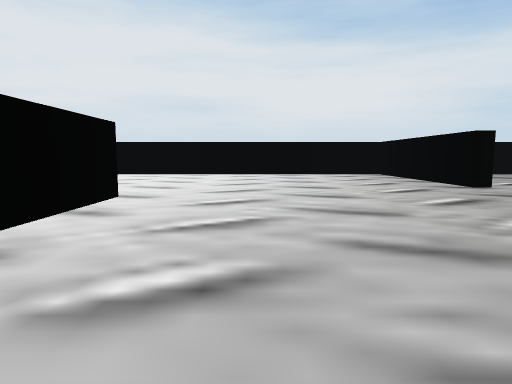
View 1 (above)

18 first-person views from a walk through a scene from a Unity 3-D project. The camera is 0.33 m above the floor, tilts 6° down and sees 75° across. The floor is counted in squares, 1 m on a side. Each view is taken from the middle of a square. On the plan, view 1 faces up. The plan holds only what a view shows up to about 9 squares ahead; the rest is blank. The player is left out.

View 2
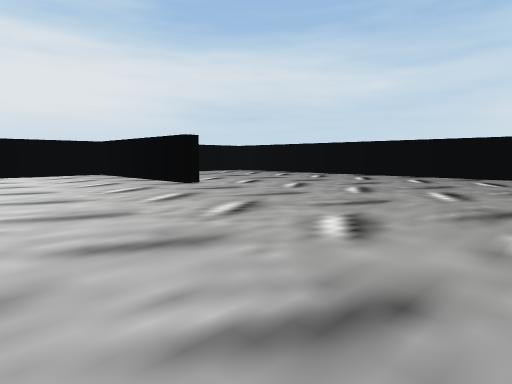

View 3
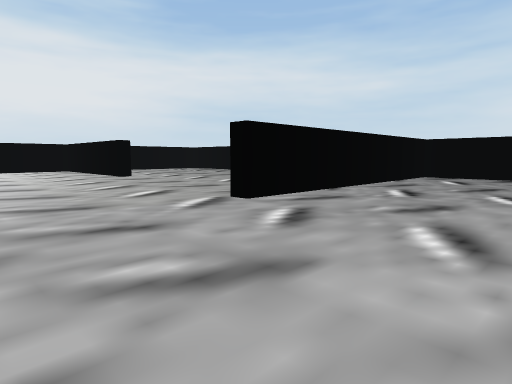

View 4
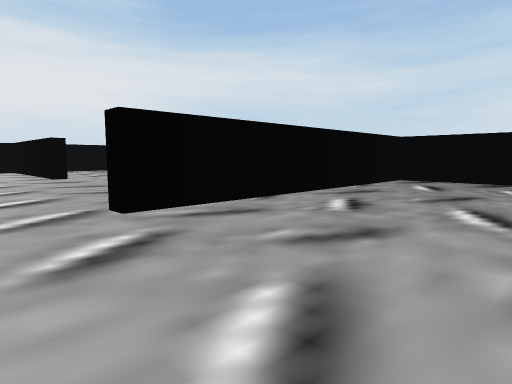

View 5
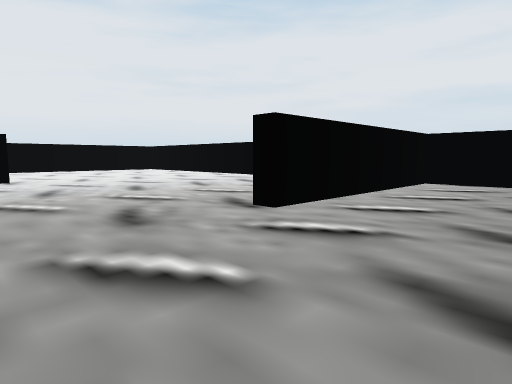

View 6
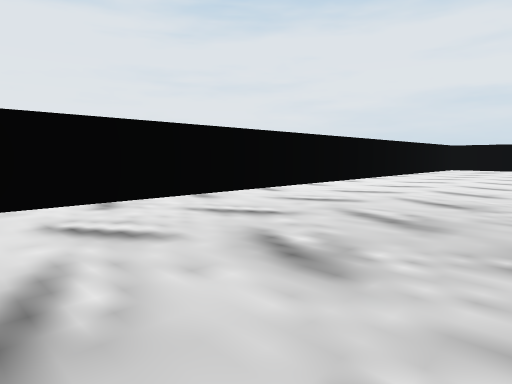

View 7
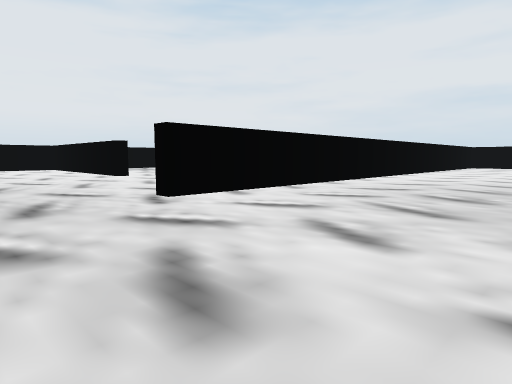

View 8
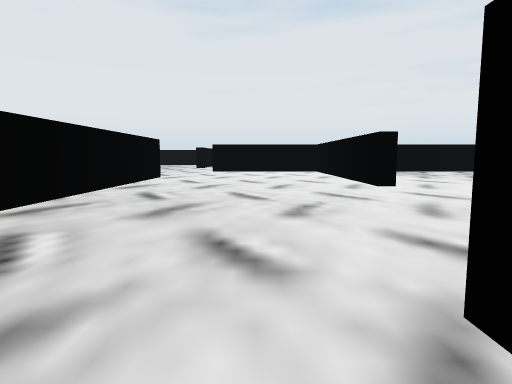

View 9
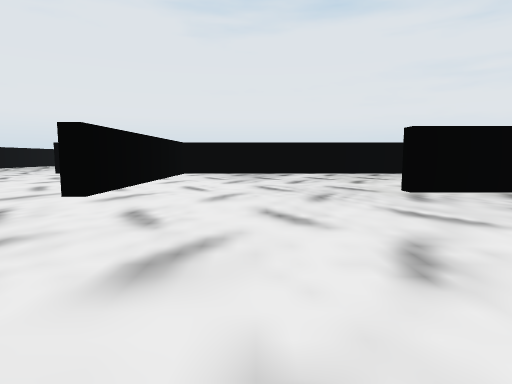

View 10
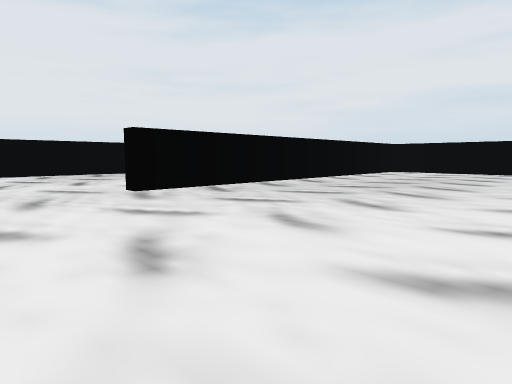

View 11
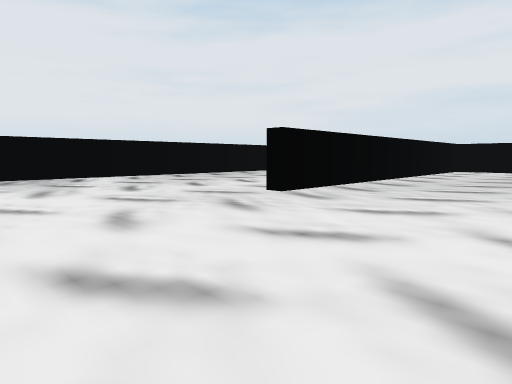

View 12
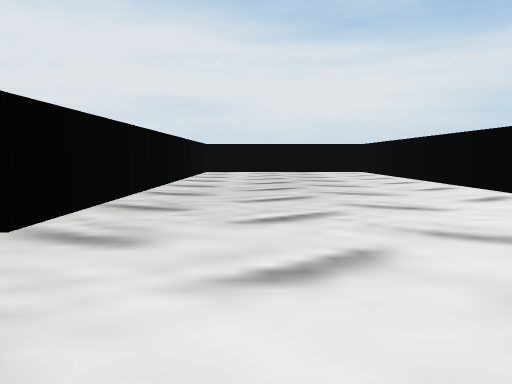

View 13
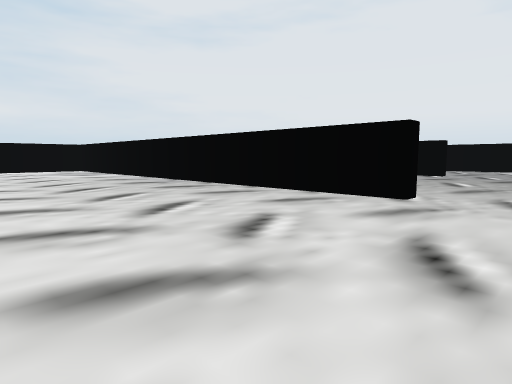

View 14
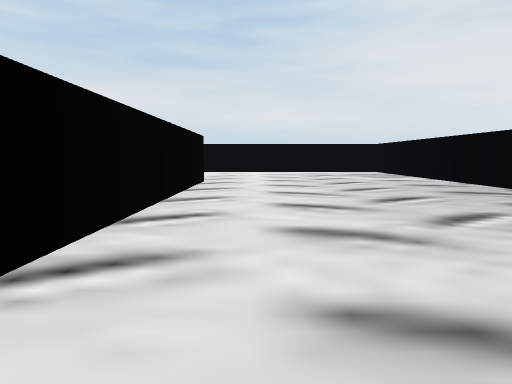

View 15
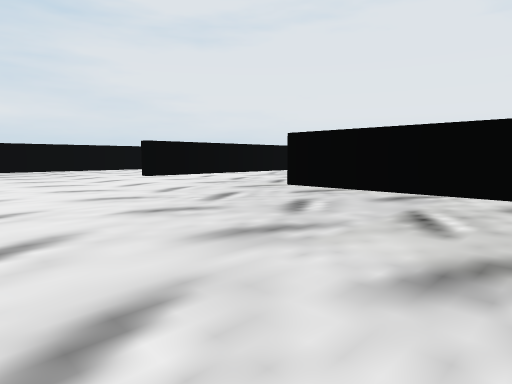

View 16
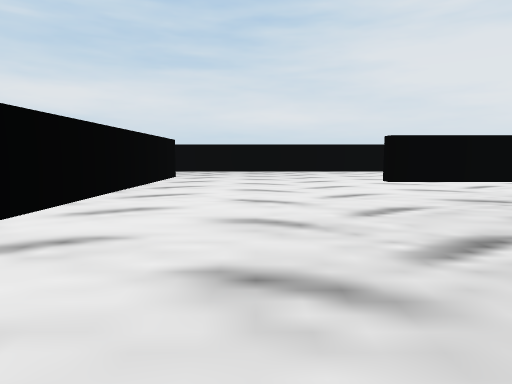

View 17
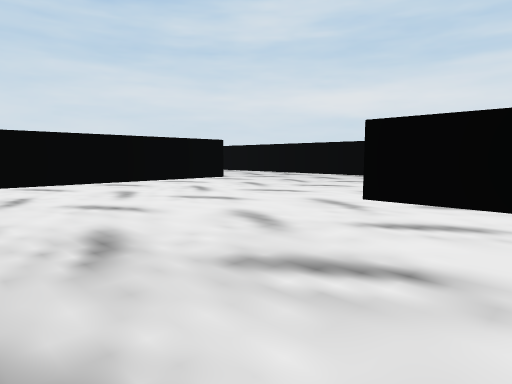

View 18
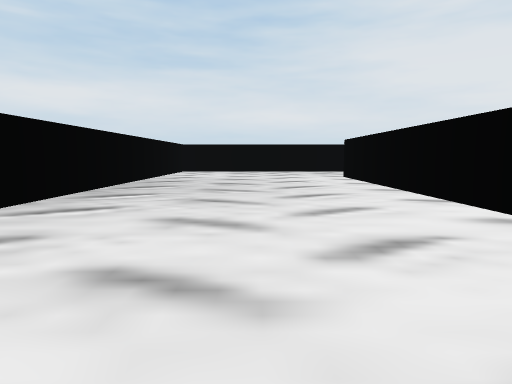

### Floor plan
Key: @ floor where view 1 was taken; # wall or solid block; . floor.
Columns run from 18 left of view 1 to 6 right of it. Each row starts with its distance up from view 1.
  7           ###############
  6       ....#...#......#..#
  5 #.....#...#...#......#..#
  4 #..#. #...#...#......#..#
  3       #...#...#.........#
  2       #... ...#..#......#
  1       #... ...#.. ......#
  0       #.......#.. @.   ##
 -1       #....... .. ......#
 -2       #....... .. .....
 -3       #####...#..
 -4       #..........#
 -5       ...........#
 -6       ...#########

Where each view was taken, in squares from view 1:
view 1: 0 up, 0 right, facing up
view 2: 0 up, 0 right, facing up-right
view 3: 2 down, 0 right, facing up-right
view 4: 2 down, 1 right, facing up-right
view 5: 2 up, 4 right, facing up-left
view 6: 3 down, 2 left, facing up-left
view 7: 5 down, 2 left, facing up-left
view 8: 4 down, 4 left, facing left
view 9: 1 down, 5 left, facing left
view 10: 1 down, 5 left, facing up-left
view 11: 2 down, 6 left, facing up-left
view 12: 1 down, 7 left, facing up
view 13: 6 up, 9 left, facing down-left
view 14: 5 up, 9 left, facing down
view 15: 3 up, 5 left, facing down-left
view 16: 2 up, 6 left, facing down
view 17: 0 up, 9 left, facing down-right
view 18: 2 up, 3 left, facing down
